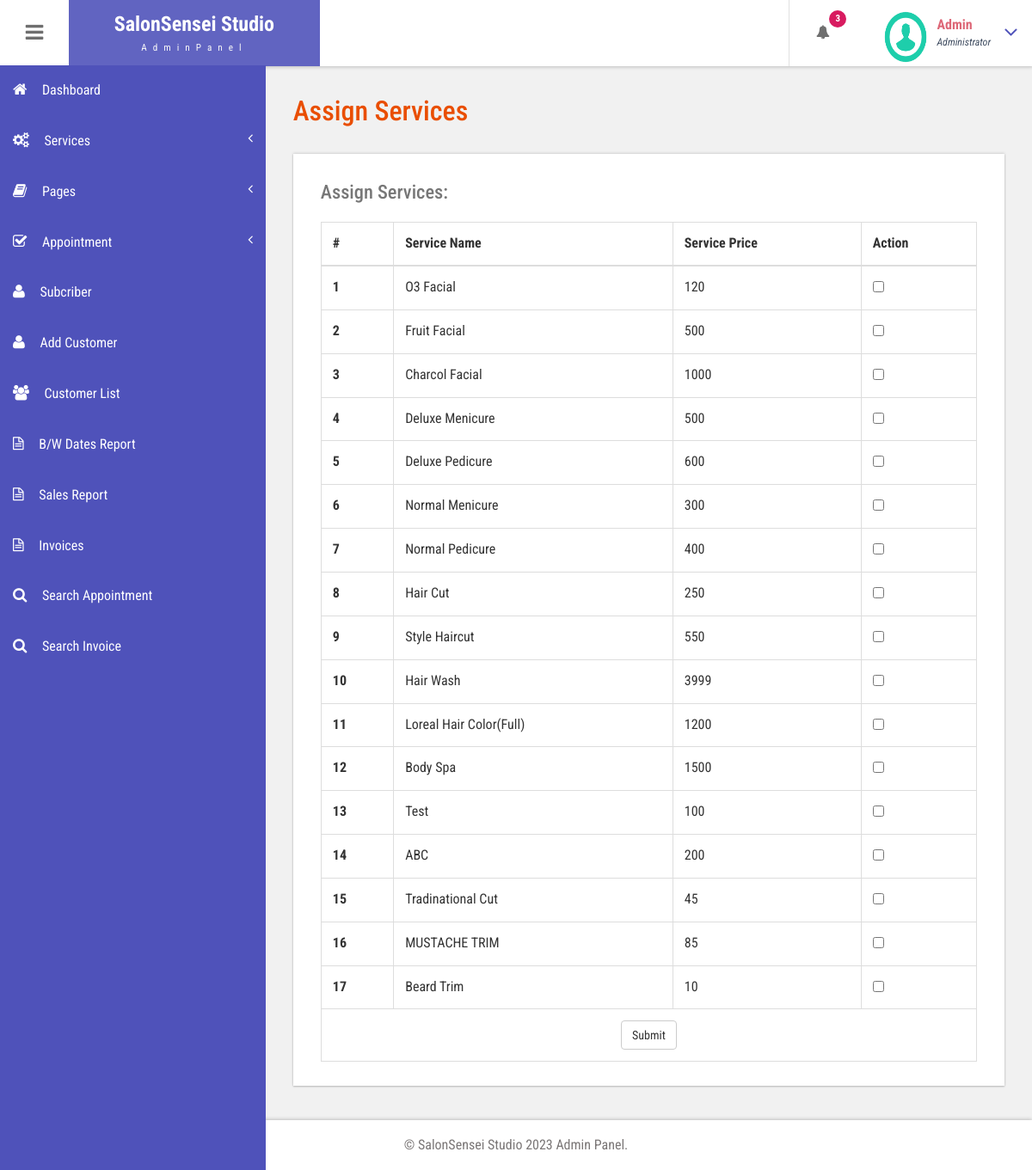
The app's page /admin/add-customer-services.php (signed in) with its own data.
### tables this page shows
CREATE TABLE `tblservices` (
  `ID` int(10) NOT NULL,
  `ServiceName` varchar(200) DEFAULT NULL,
  `Description` mediumtext DEFAULT NULL,
  `Cost` int(10) DEFAULT NULL,
  `CreationDate` timestamp NULL DEFAULT current_timestamp()
);

### admin/add-customer-services.php (the view, shortened to what this page needs)
<?php
include('includes/dbconnection.php');
if (strlen($_SESSION['bpmsaid']==0)) {
  header('location:logout.php');
  } else{
  ?>
<!DOCTYPE HTML>
<html>
<head>
<link href="css/bootstrap.css" rel='stylesheet' type='text/css' />
<link href="css/style.css" rel='stylesheet' type='text/css' />
<link href="css/font-awesome.css" rel="stylesheet">
<link href="css/animate.css" rel="stylesheet" type="text/css" media="all">
<link href="css/custom.css" rel="stylesheet">
</head>
<body class="cbp-spmenu-push">
	<div class="main-content">
		 <?php include_once('includes/sidebar.php');?>
		 <?php include_once('includes/header.php');?>
		<div id="page-wrapper">
			<div class="main-page">
				<div class="tables">
					<h3 class="title1">Assign Services</h3>
					<div class="table-responsive bs-example widget-shadow">
						<h4>Assign Services:</h4>
<form method="post">
						<table class="table table-bordered"> <thead> <tr> <th>#</th> <th>Service Name</th> <th>Service Price</th> <th>Action</th> </tr> </thead> <tbody>
<?php
$ret=mysqli_query($con,"select *from  tblservices");
$cnt=1;
while ($row=mysqli_fetch_array($ret)) {
?>
 <tr>
<th scope="row"><?php echo $cnt;?></th>
<td><?php  echo $row['ServiceName'];?></td>
<td><?php  echo $row['Cost'];?></td>
<td><input type="checkbox" name="sids[]" value="<?php  echo $row['ID'];?>" ></td>
</tr>
<?php
$cnt=$cnt+1;
}?>
<tr>
<td colspan="4" align="center">
<button type="submit" name="submit" class="btn btn-default">Submit</button>
</td>
</tr>
</tbody> </table>
</form>
					</div>
				</div>
			</div>
		</div>
		 <?php include_once('includes/footer.php');?>
	</div>
</body>
</html>
<?php }  ?>

### admin/includes/header.php (shortened to what this page needs)
<div class="sticky-header header-section ">
      <div class="header-left">
        <button id="showLeftPush"><i class="fa fa-bars"></i></button>
        <div class="logo">
          <a href="index.html">
            <h1>SalonSensei Studio</h1>
            <span>AdminPanel</span>
          </a>
        </div>
      </div>
      <div class="header-right">
        <div class="profile_details_left">
          <ul class="nofitications-dropdown">
            <?php
$ret1=mysqli_query($con,"select ID,Name from  tblappointment where Status=''");
$num=mysqli_num_rows($ret1);
?>
            <li class="dropdown head-dpdn">
              <a href="#" class="dropdown-toggle" data-toggle="dropdown" aria-expanded="false"><i class="fa fa-bell"></i><span class="badge blue"><?php echo $num;?></span></a>
            </li>
          </ul>
          <div class="clearfix"> </div>
        </div>
        <div class="profile_details">
        <?php
$adid=$_SESSION['bpmsaid'];
$ret=mysqli_query($con,"select AdminName from tbladmin where ID='$adid'");
$row=mysqli_fetch_array($ret);
$name=$row['AdminName'];
?>
          <ul>
            <li class="dropdown profile_details_drop">
              <a href="#" class="dropdown-toggle" data-toggle="dropdown" aria-expanded="false">
                <div class="profile_img">
                  <span class="prfil-img"><img src="images/download (1).png" alt="" width="50" height="60"> </span>
                  <div class="user-name">
                    <p><?php echo $name; ?></p>
                    <span>Administrator</span>
                  </div>
                  <i class="fa fa-angle-down lnr"></i>
                  <div class="clearfix"></div>
                </div>
              </a>
            </li>
          </ul>
        </div>
      </div>
      <div class="clearfix"> </div>
    </div>

### admin/css/style.css (style rules this page uses)
h4, h5, h6, h1, h2, h3 { margin: 0; }
ul, ol { margin: 0; }
p { margin: 0; }
html, body { font-family: 'Roboto Condensed', sans-serif; font-size: 100%; overflow-x: hidden; background: #fff; }
body a { transition: 0.5s all ease; -webkit-transition: 0.5s all ease; -moz-transition: 0.5s all ease; -o-transition: 0.5s all ease; -ms-transition: 0.5s all ease; text-decoration:none; }
h1,h2,h3,h4,h5,h6 { margin:0; }
p { margin:0; }
ul,label { margin:0; padding:0; }
.main-content { position: relative; }
.sticky-header { position: fixed; top: 0; left:0px; width: 100%; z-index: 100; }
.header-section { background:#FFF; box-shadow: 1px 1px 4px rgba(0, 0, 0, 0.21); -webkit-box-shadow: 1px 1px 4px rgba(0, 0, 0, 0.21); -moz-box-shadow: 1px 1px 4px rgba(0, 0, 0, 0.21); -o-box-shadow: 1px 1px 4px rgba(0, 0, 0, 0.21); }
.header-section::after { clear: both; display: block; content: ''; }
.header-left { float: left; width: 45%; }
.header-right { float: right; }
button#showLeftPush { font-size: 1.5em; width: 80px; padding: 0.87em 0; text-align: center; cursor: pointer; float: left; color: #6F6F6F; -moz-transition: all 0.2s ease-out 0s; -webkit-transition: all 0.2s ease-out 0s; transition: all 0.2s ease-out 0s; border: none; background-color: #fff; outline:none; }
.cbp-spmenu-push { overflow-x: hidden; position: relative; }
.cbp-spmenu, .cbp-spmenu-push { -webkit-transition: all 0.3s ease; -moz-transition: all 0.3s ease; transition: all 0.3s ease; }
.cbp-spmenu-push div#page-wrapper { margin: 0 0 0 19.3em; transition:.5s all; -webkit-transition:.5s all; -moz-transition:.5s all; }
.fa { display: inline-block; font-family: FontAwesome; font-style: normal; font-weight: normal; line-height: 1; -webkit-font-smoothing: antialiased; -moz-osx-font-smoothing: grayscale; }
.logo { background: #6164C1; text-align: center; float: left; }
.logo a { padding: 0.9em 3.3em .7em; display: block; text-decoration: none; }
.logo a h1 { color: #fff; font-size: 1.5em; line-height: 1.2em; font-weight: 700; }
.logo a span { color: #F8F8F8; font-size: .7em; text-align: center; letter-spacing: 7px; }
.profile_details_left { float: left; }
li.dropdown.head-dpdn { display: inline-block; padding: 1.7em 0; border-left: 1px solid #E0E0E0; float: left; }
li.dropdown.head-dpdn a.dropdown-toggle { padding: 1.7em 2em; }
i.fa.fa-bell { color:#6F6F6F; }
.header-right span.badge { font-size: 11px; font-weight: bold; color: #FFF; background: #8BC34A; line-height: 15px; width: 20px; height: 20px; border-radius: 2em; -webkit-border-radius: 2em; -moz-border-radius: 2em; -o-border-radius: 2em; text-align: center; display: inline-block; position: absolute; top: 16%; padding: 2px 0 0; }
.header-right span.blue { background-color:#D81B60; }
.profile_details { float: right; }
.profile_details_drop a.dropdown-toggle { display:block; padding: 0.8em 3em 0 2em; }
.profile_img span.prfil-img { float:left; }
.user-name { float:left; margin-top:8px; margin-left:11px; height:35px; }
.profile_details ul li { list-style-type:none; position:relative; }
.profile_details li a i.fa.lnr { position: absolute; top: 34%; right: 8%; color: #4F52BA; font-size: 1.6em; }
.user-name p { font-size:1em; color:#DD6777; line-height:1em; font-weight:700; }
.user-name span { font-size: .75em; font-style: italic; color: #424f63; font-weight: normal; margin-top: .3em; }
.widget-shadow { background-color: #fff; box-shadow: 0 -1px 3px rgba(0,0,0,.12),0 1px 2px rgba(0,0,0,.24); -webkit-box-shadow: 0 -1px 3px rgba(0,0,0,.12),0 1px 2px rgba(0,0,0,.24); -moz-box-shadow: 0 -1px 3px rgba(0,0,0,.12),0 1px 2px rgba(0,0,0,.24); }
h3.title1 { font-size: 2em; color: #e94e02; margin-bottom: 0.8em; }
.table > thead > tr > th, .table > tbody > tr > th, .table > tfoot > tr > th, .table > thead > tr > td, .table > tbody > tr > td, .table > tfoot > tr > td { border-top: none; }
.tables h4 { font-size: 1.4em; margin-bottom: 1em; color: #777777; }
.tables .panel-body ,.tables .bs-example { padding: 2em 2em 0.5em; }
.tables .table > thead > tr > th, .tables .table > tbody > tr > th, .tables .table > tfoot > tr > th, .tables .table > thead > tr > td, .tables .table > tbody > tr > td, .tables .table > tfoot > tr > td { padding: 13px; border-top: 1px solid #E0E0E0; }
.bs-example { margin-top: 2em; }

### admin/css/custom.css (style rules this page uses)
#page-wrapper { padding:7em 2em 2.5em; background-color: #F1F1F1; }

### records on screen
tblservices: ServiceName "O3 Facial", Cost "120"
tblservices: ServiceName "Fruit Facial", Cost "500"
tblservices: ServiceName "Charcol Facial", Cost "1000"
tblservices: ServiceName "Deluxe Menicure", Cost "500"
tblservices: ServiceName "Deluxe Pedicure", Cost "600"
tblservices: ServiceName "Normal Menicure", Cost "300"
tblservices: ServiceName "Normal Pedicure", Cost "400"
tblservices: ServiceName "Hair Cut", Cost "250"
tblservices: ServiceName "Style Haircut", Cost "550"
tblservices: ServiceName "Hair Wash", Cost "3999"
tblservices: ServiceName "Loreal Hair Color(Full)", Cost "1200"
tblservices: ServiceName "Body Spa", Cost "1500"
tblservices: ServiceName "Test", Cost "100"
tblservices: ServiceName "ABC", Cost "200"
tblservices: ServiceName "Tradinational Cut", Cost "45"
tblservices: ServiceName "MUSTACHE TRIM", Cost "85"
tblservices: ServiceName "Beard Trim", Cost "10"

### other values on screen
$num "3"
$name "Admin"
